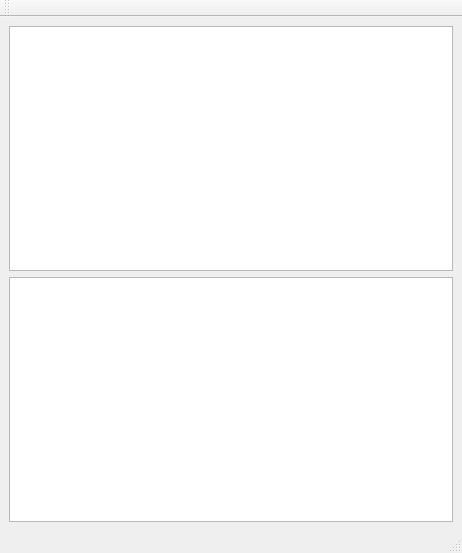
<?xml version="1.0" encoding="UTF-8"?>
<ui version="4.0">
 <class>MainWindow</class>
 <widget class="QMainWindow" name="MainWindow">
  <property name="geometry">
   <rect>
    <x>0</x>
    <y>0</y>
    <width>462</width>
    <height>553</height>
   </rect>
  </property>
  <property name="windowTitle">
   <string>MainWindow</string>
  </property>
  <widget class="QWidget" name="centralwidget">
   <layout class="QGridLayout" name="gridLayout_2">
    <item row="0" column="0">
     <layout class="QGridLayout" name="gridLayout">
      <item row="0" column="0">
       <widget class="QPlainTextEdit" name="mainTextEdit"/>
      </item>
      <item row="1" column="0">
       <widget class="QPlainTextEdit" name="errorTextEdit"/>
      </item>
     </layout>
    </item>
   </layout>
  </widget>
  <widget class="QMenuBar" name="menubar">
   <property name="geometry">
    <rect>
     <x>0</x>
     <y>0</y>
     <width>462</width>
     <height>24</height>
    </rect>
   </property>
  </widget>
  <widget class="QStatusBar" name="statusbar"/>
  <widget class="QToolBar" name="toolBar">
   <property name="windowTitle">
    <string>toolBar</string>
   </property>
   <attribute name="toolBarArea">
    <enum>TopToolBarArea</enum>
   </attribute>
   <attribute name="toolBarBreak">
    <bool>false</bool>
   </attribute>
  </widget>
  <action name="actionNew">
   <property name="text">
    <string>New</string>
   </property>
  </action>
 </widget>
 <resources/>
 <connections/>
</ui>
